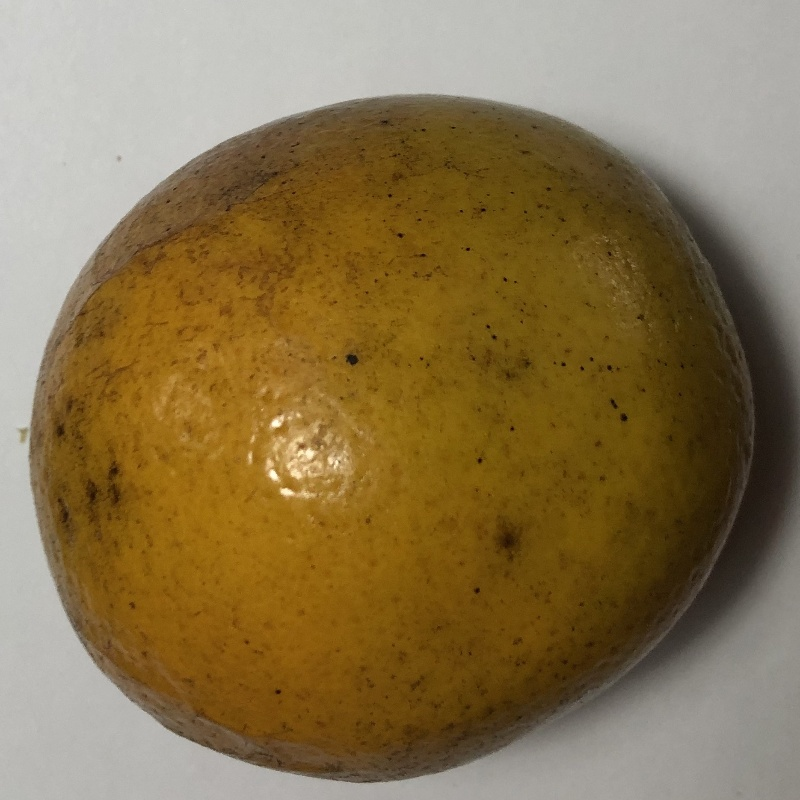
#> input picture Image/black-spot (7).jpg, 800 x 800 px
$ python Deo.py
#> lines starting #> are read from the running program, lines starting #| are printed output that depends on the picture; after the words box and inside, x2 and y2 are one past the last pixel; in counts of white or black regions, pixels touching at a corner belong together
import cv2
import numpy as np

# set red thresh
# lower_blue=np.array([156,43,46])
# upper_blue=np.array([180,255,255])

lower_blue = np.array([10, 43, 46])
upper_blue = np.array([100, 255, 255])

img = cv2.imread('Image/black-spot (7).jpg')
#> img is the input picture: shape (800, 800, 3); mean B, G, R 77.2, 115.8, 136.3

# get a frame and show

frame = img

# cv2.imshow('Capture', frame)

# change to hsv model
hsv = cv2.cvtColor(frame, cv2.COLOR_BGR2HSV)
#> hsv: shape (800, 800, 3); mean H, S, V 22.1, 130, 136.5

# get mask
mask = cv2.inRange(hsv, lower_blue, upper_blue)
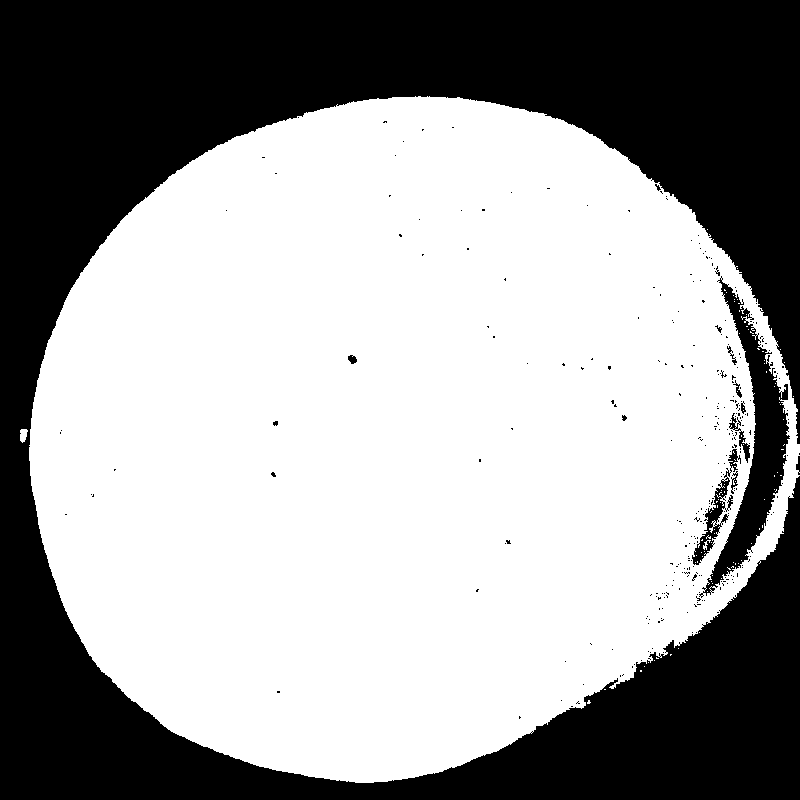
#> mask: shape (800, 800); 61.7% white; 307 black regions (293 under 20 px), largest, box (x1, y1, x2, y2) and area: (0, 0, 800, 800) 235150, (699, 276, 790, 598) 7749, (692, 449, 741, 565) 1103
# cv2.imshow('Mask', mask)

# detect red
res = cv2.bitwise_and(frame, frame, mask = mask)
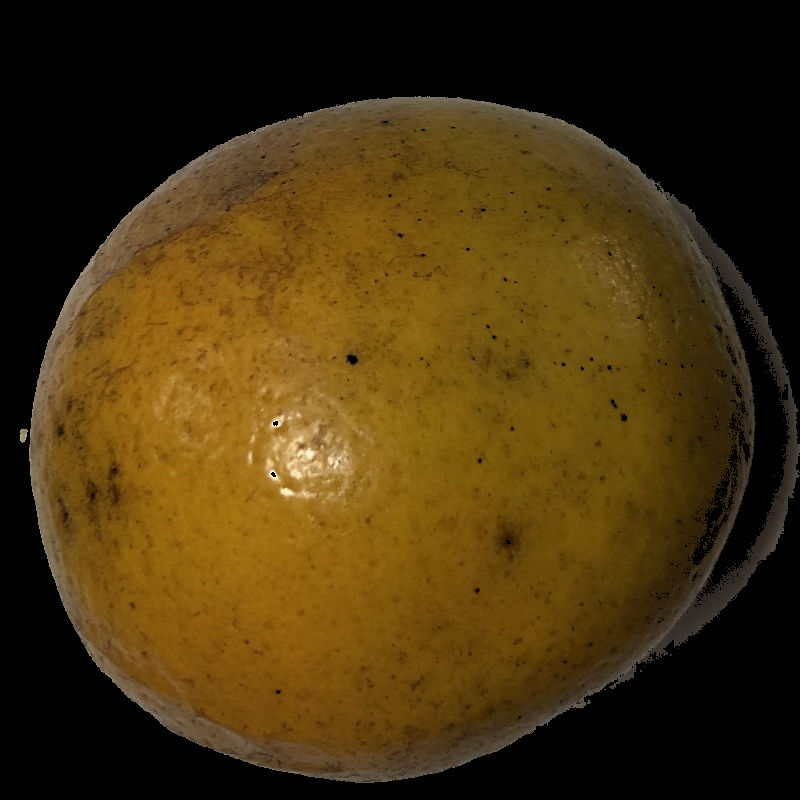
#> res: shape (800, 800, 3); mean B, G, R 14.1, 50.7, 70.7
cv2.imshow('Result', res)

cv2.waitKey(0)
cv2.destroyAllWindows()

$ run again, with Image/black-spot (1).jpg copied over Image/black-spot (7).jpg
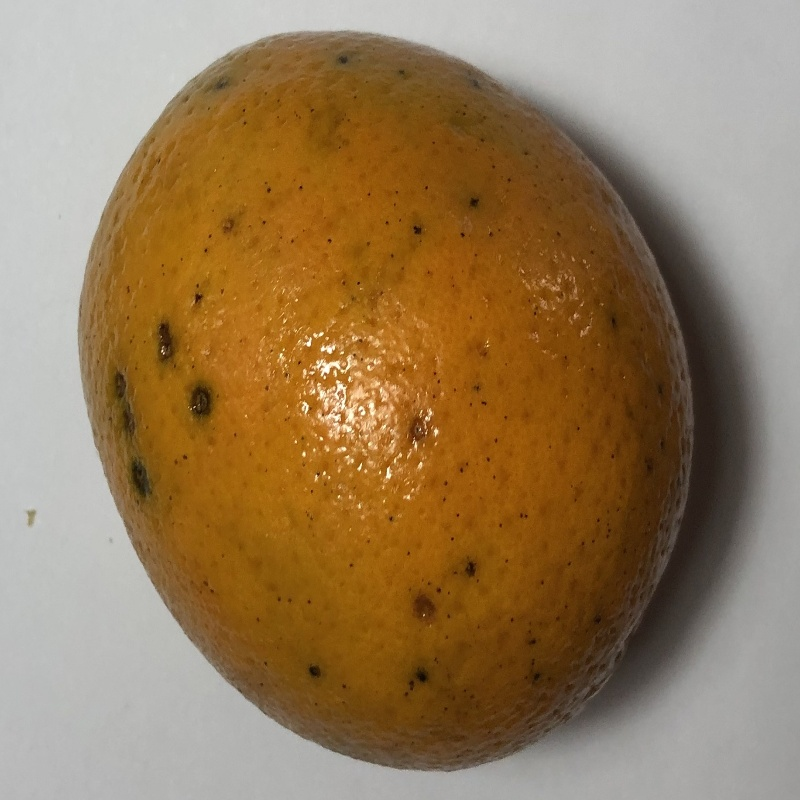
#> input picture Image/black-spot (1).jpg, 800 x 800 px
#> img is the input picture: shape (800, 800, 3); mean B, G, R 88.6, 123.3, 150.2
#> hsv: shape (800, 800, 3); mean H, S, V 23.4, 117.8, 150.4
#> `mask = cv2.inRange(hsv, lower_blue, upper_blue)`:
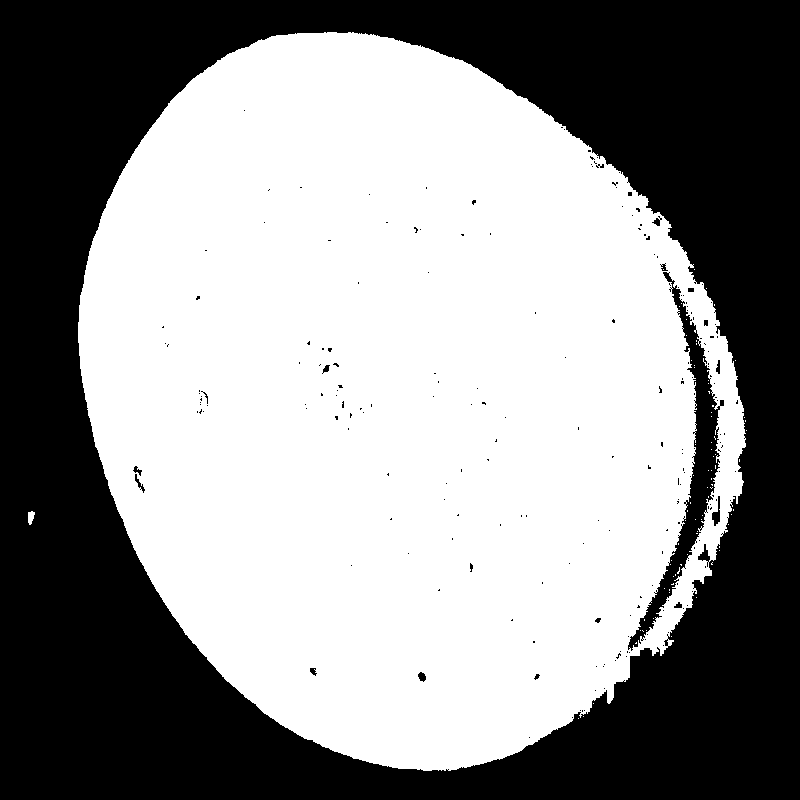
#> mask: shape (800, 800); 56.6% white; 216 black regions (198 under 20 px), largest, box (x1, y1, x2, y2) and area: (0, 0, 800, 800) 270452, (628, 272, 724, 651) 6071, (712, 496, 720, 526) 118
#> `res = cv2.bitwise_and(frame, frame, mask = mask)`:
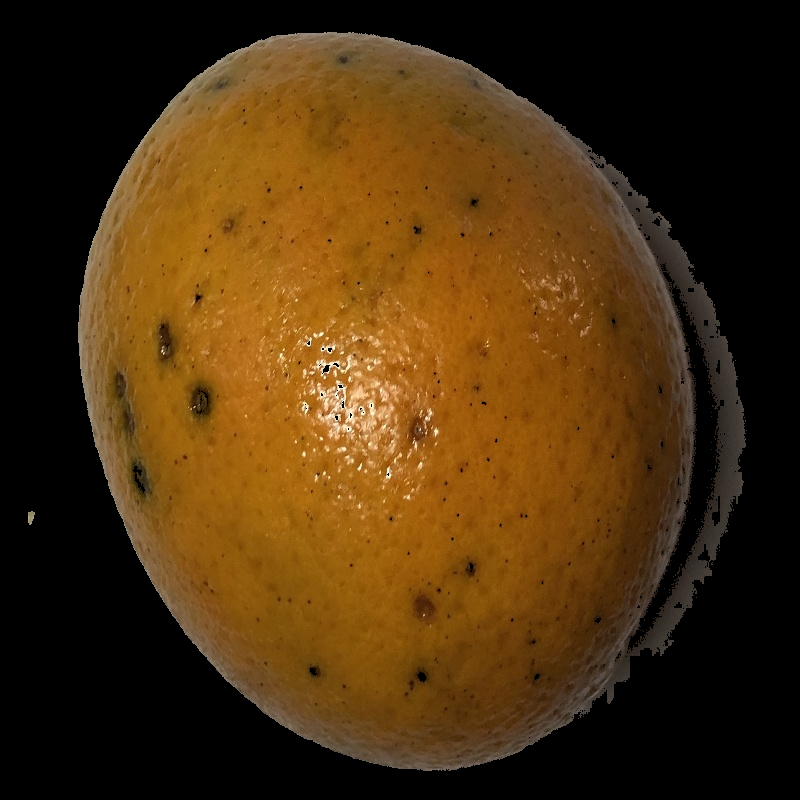
#> res: shape (800, 800, 3); mean B, G, R 14.1, 47.9, 74.6

$ run again, with Image/black-spot (10).jpg copied over Image/black-spot (7).jpg
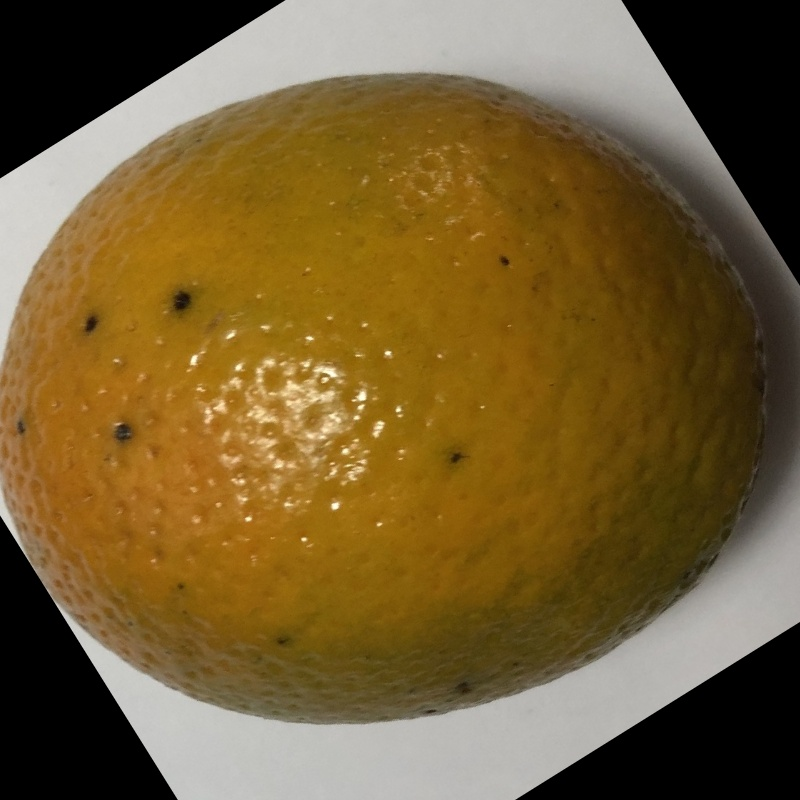
#> input picture Image/black-spot (10).jpg, 800 x 800 px
#> img is the input picture: shape (800, 800, 3); mean B, G, R 51.4, 94.4, 117.1
#> hsv: shape (800, 800, 3); mean H, S, V 17.6, 133.1, 117.2
#> `mask = cv2.inRange(hsv, lower_blue, upper_blue)`:
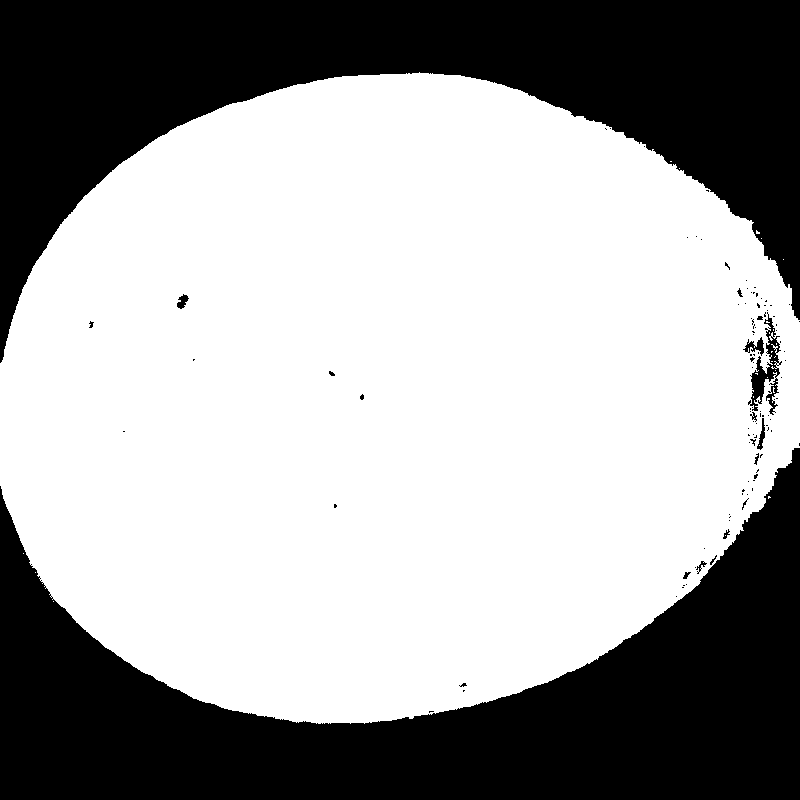
#> mask: shape (800, 800); 63.5% white; 109 black regions (93 under 20 px), largest, box (x1, y1, x2, y2) and area: (0, 448, 800, 800) 117868, (0, 0, 800, 363) 113736, (748, 312, 782, 415) 1118
#> `res = cv2.bitwise_and(frame, frame, mask = mask)`:
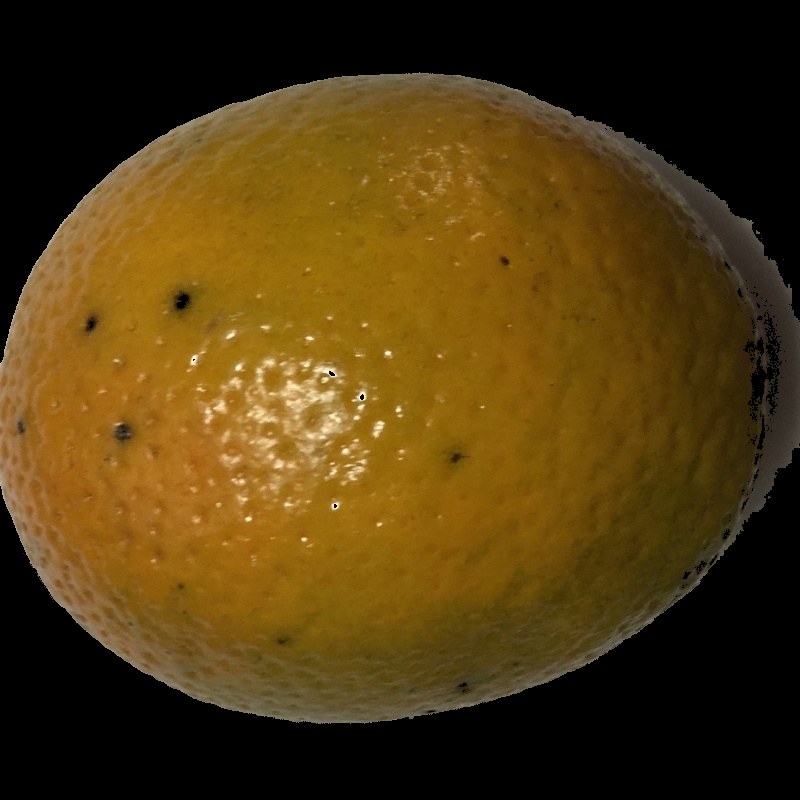
#> res: shape (800, 800, 3); mean B, G, R 15.3, 57.3, 79.7

$ run again, with Image/black-spot (13).jpg copied over Image/black-spot (7).jpg
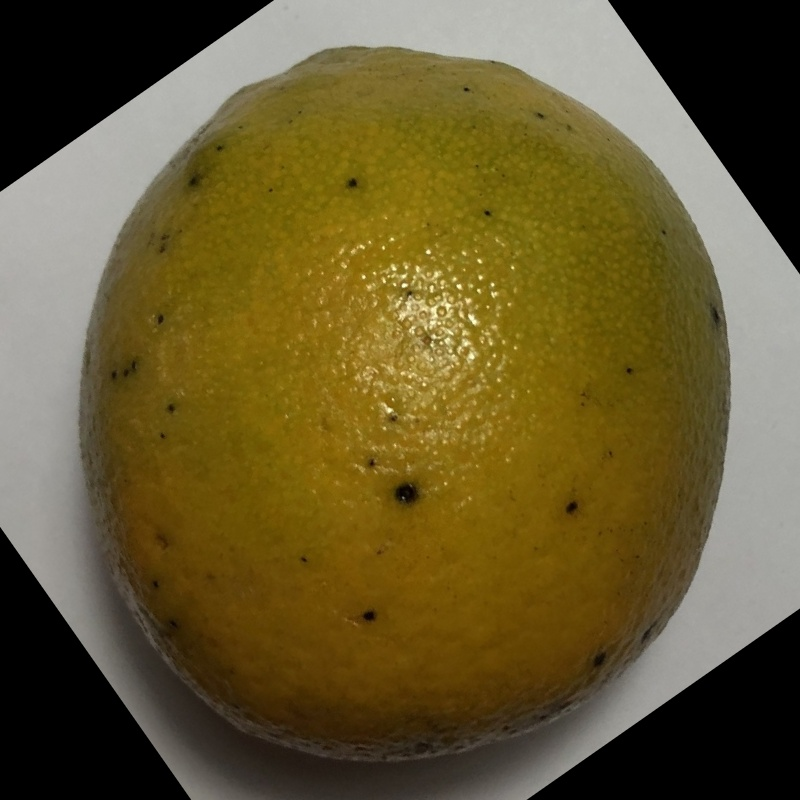
#> input picture Image/black-spot (13).jpg, 800 x 800 px
#> img is the input picture: shape (800, 800, 3); mean B, G, R 48.2, 89.2, 102.5
#> hsv: shape (800, 800, 3); mean H, S, V 20.2, 127.2, 102.7
#> `mask = cv2.inRange(hsv, lower_blue, upper_blue)`:
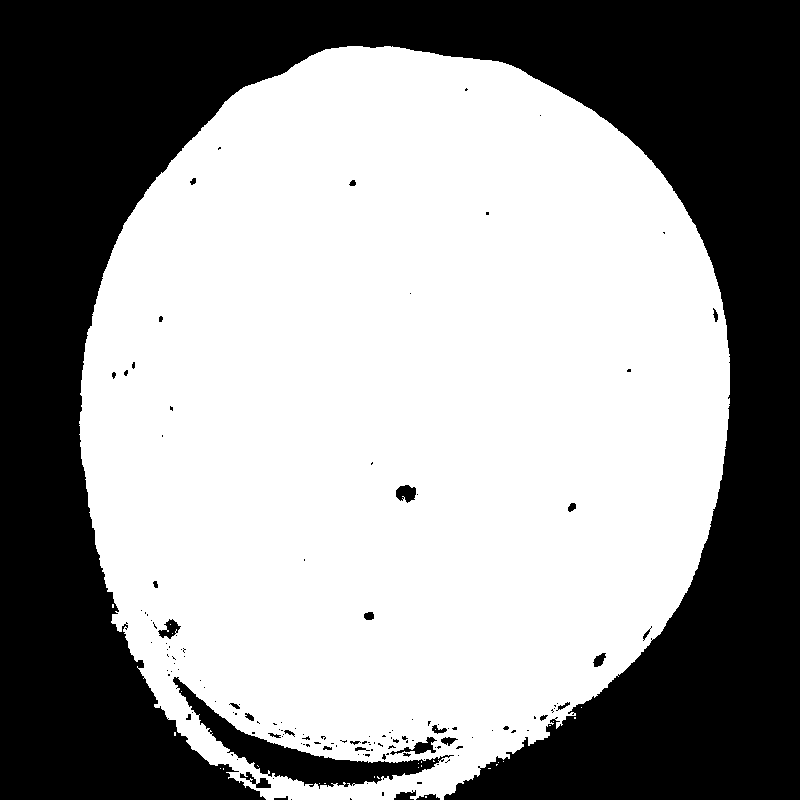
#> mask: shape (800, 800); 59.3% white; 143 black regions (112 under 20 px), largest, box (x1, y1, x2, y2) and area: (0, 0, 800, 800) 251992, (173, 677, 454, 789) 5995, (390, 737, 437, 755) 284
#> `res = cv2.bitwise_and(frame, frame, mask = mask)`:
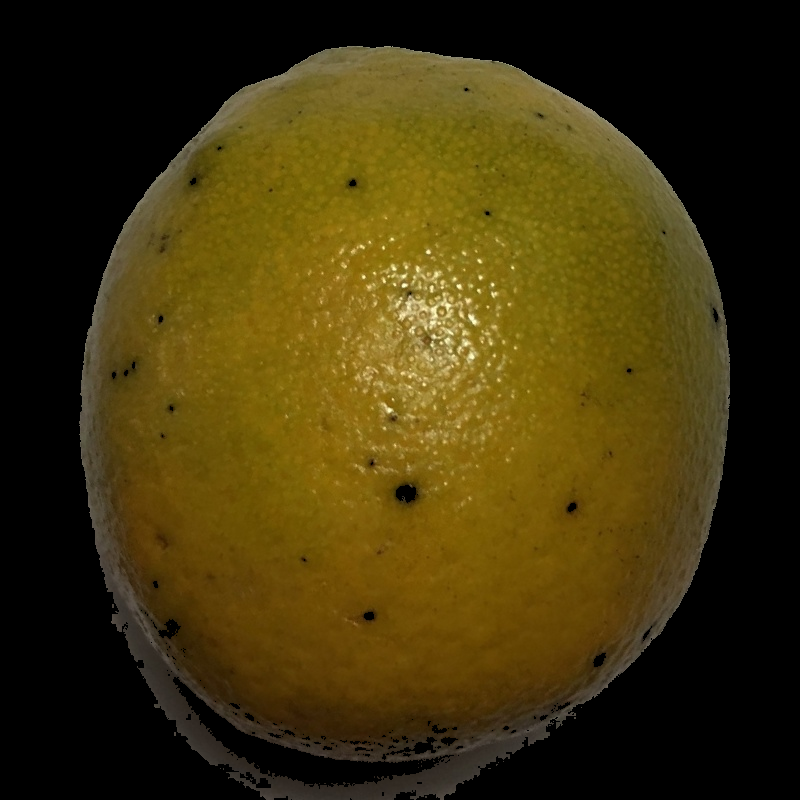
#> res: shape (800, 800, 3); mean B, G, R 11.6, 51.3, 64.4
